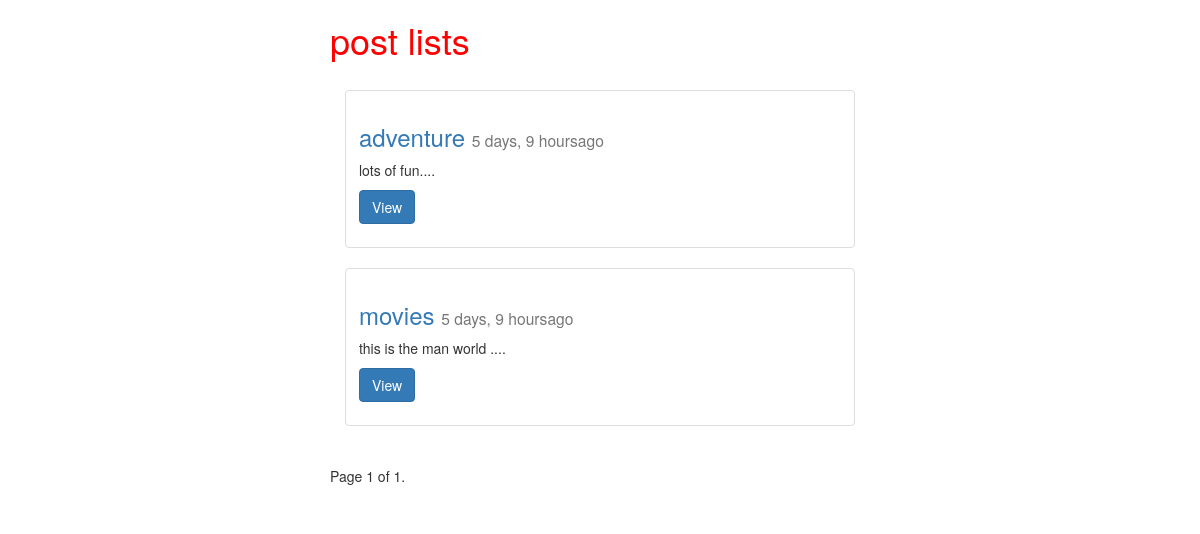
/posts/, run on the app's committed database.
### posts/models.py (models this page shows, shortened)
class Post(models.Model):
    title = models.CharField(max_length=200)
    slug = models.SlugField(unique=True)
    image = models.FileField(null=True, blank=True)
    content = models.TextField()
    updated = models.DateTimeField(auto_now=True, auto_now_add=False)
    timestamp = models.DateTimeField(auto_now=False, auto_now_add=True)
    def get_absolute_url(self):
        return reverse('posts:detail', kwargs={'id': self.id})
    class Meta:
        ordering = ['-timestamp', '-updated']

### posts/views.py (the view)
def post_list(request):
    queryset_list = Post.objects.all()
    paginator = Paginator(queryset_list, 3)  # Show 25 contacts per page
    page_request_var = 'abc'
    page = request.GET.get(page_request_var)
    try:
        queryset = paginator.page(page)
    except PageNotAnInteger:
        queryset = paginator.page(1)
    except EmptyPage:
        queryset = paginator.page(paginator.num_pages)
    context = {
        'object_list': queryset,
        "title": "post lists",
        'page_request_var': page_request_var
    }
    return render(request, 'post_list.html', context)

### templates/post_list.html (shortened to what this page needs)
{% extends 'base.html' %}
{% block content %}
    <div class="col-sm-6 col-sm-offset-3">
    <h1>{{title}}</h1><br>
    {% for obj in object_list %}
  <div class="col-sm-12">
    <div class="thumbnail">
      <div class="caption">
        <h3><a href="{{obj.get_absolute_url}}">{{obj.title}}</a> <small>{{obj.timestamp|timesince}}ago</small></h3>
        <p>{{obj.content|linebreaks|truncatechars:120}}</p>
        <p><a href="{{obj.get_absolute_url}}" class="btn btn-primary" role="button">View</a></p>
      </div>
    </div>
  </div>
    {% endfor %}
        <div class="pagination">
    <span class="step-links">
        <span class="current">
            Page {{ object_list.number }} of {{ object_list.paginator.num_pages }}.
        </span>
    </span>
</div>
    </div>
{% endblock%}

### templates/base.html (shortened to what this page needs)
{% load staticfiles %}
<html lang="en">
<head>
    <link rel="stylesheet" href="{% static 'css/bootstrap.min.css' %}"/>
    <link rel="stylesheet" href="{% static 'css/base.css' %}"/>
</head>
<body>
<div class="container">
    {% block content %}{% endblock %}
</div>
</body>
</html>

### static/css/base.css (style rules this page uses)
h1 { color:red }

### data on the page
Post: title "adventure", timestamp "5 days, 9 hours", content "lots of fun...."
Post: title "movies", timestamp "5 days, 9 hours", content "this is the man world ...."

### other printed values
{{ title }} "post lists"
{{ object_list.number }} "1"
{{ object_list.paginator.num_pages }} "1"
